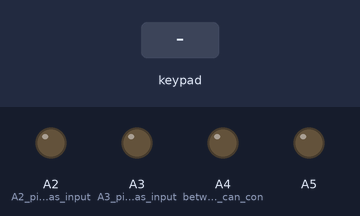
The sketch below on a simulated Arduino Uno, built with avr-gcc and run on an emulated ATmega328P. Shown: output pins drawn as LEDs (lit = HIGH). Wiring (inferred from the names in the program): 4×4 keypad with keys 1 2 3 A 4 5 6 B 7 8 9 C E 0 F D: rows pin 10, pin 11, pin 12, pin 13; columns pin 6, pin 7, pin 8, pin 9. The inputs (shaded band) are chosen by the test bench. Pins used as bus, display or sensor lines are not drawn.

Above: at 1.2 s.
1.3 s: keypad keys 1 2 A pressed 0.4 s apart
At 4.0 s:
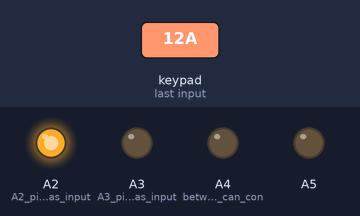
5.2 s: key '4' pressed
At 6.4 s:
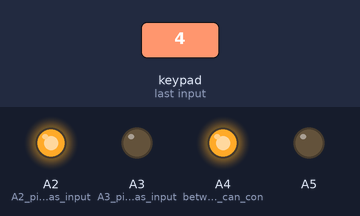
6.8 s: key '7' pressed
At 7.6 s:
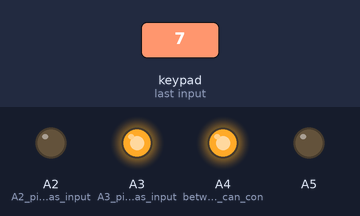
8.4 s: key '1' pressed
At 8.9 s:
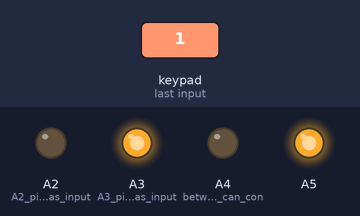
10.0 s: key 'A' pressed
At 11.3 s:
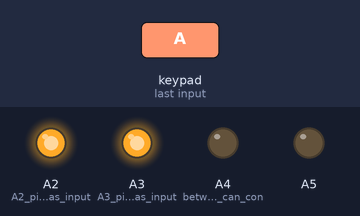
Timing chart, 0 to 12.6 s (numbered marks = the images above; inputs shaded):
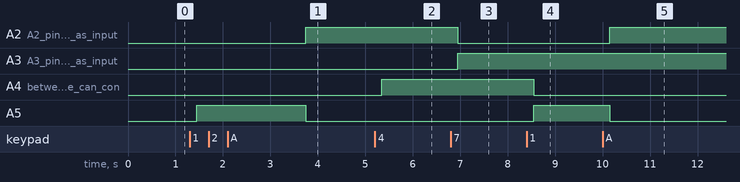

Measured:
- after the input at 1.3 s, A2 (A2_pin_is_taken_as_input): LOW → HIGH after 2.5 s; A5: LOW → HIGH after 0.15 s, → LOW 2.3 s later
- after the input at 5.2 s, A4 (between_2_pins_we_can_con): LOW → HIGH after 0.15 s
- after the input at 6.8 s, A2 (A2_pin_is_taken_as_input): HIGH → LOW after 0.15 s; A3 (A3_pin_is_taken_as_input): LOW → HIGH after 0.15 s
- after the input at 8.4 s, A4 (between_2_pins_we_can_con): HIGH → LOW after 0.15 s; A5: LOW → HIGH after 0.15 s
- after the input at 10.0 s, A2 (A2_pin_is_taken_as_input): LOW → HIGH after 0.15 s; A5: HIGH → LOW after 0.15 s

The sketch:

interfacing_keypad_matrix_and_charlieplexing_led.ino
```cpp
/*Arduino IDE version: 1.8.3
Tested on: ARBD 1
Microcontroller: Atmega 328 p
written by: Anurag Aggarwal
Date: 06/16/2019*/

void setup()
{
  pinMode(6,OUTPUT);     //0th column pin of keyboard matrix
  pinMode(7,OUTPUT);     //1st column pin of keyboard matrix
  pinMode(8,OUTPUT);     //2nd column pin of keyboard matrix
  pinMode(9,OUTPUT);     //3rd column pin of keyboard matrix
  pinMode(10,INPUT);     //0th row pin of keyboard matrix
  pinMode(11,INPUT);     //1st row pin of keyboard matrix
  pinMode(12,INPUT);     //2nd row pin of keyboard matrix
  pinMode(13,INPUT);     //3rd row pin of keyboard matrix
  Serial.begin(9600);    //it start the serial monitor whose baud rate is 9600 bits/sec

}

int pattern[4] = {8, 4, 2, 1};       //here 8 means 0b1000, 4 means 0b0100,.....
int key[4][4] = {{1, 2, 3, 10}, {4, 5, 6, 11}, {7, 8, 9, 12}, {14, 0, 15, 13}};    //buttons on keypad matrix is in integer format
int column[4] = {6, 7, 8, 9};        //D6, D7, D8, D9 pins are connected with column of keypad matrix
int row[4] = {10, 11, 12, 13};       //D10, D11, D12, D13 pins are connected with row of keypad matrix

void loop()
{
  for (int i = 0; i <= 3; i++)
  {
    col_on(pattern[i]);        //Calling col_on function and passing patterns
    int j=row_read();          //Storing the values of the rows reading value from the user
    if(j!=6)                   //Indicating that one of the keys has been pressed
    {
      if (key[j][i] == 1)      //if 1st key is preesed
      {
       //12 pins of charlieplexing led are connected with 4 pins
        pinMode(A2,INPUT);       //A2 pin is taken as input to give high impedence
        pinMode(A3,INPUT);       //A3 pin is taken as input to give high impedence
        pinMode(A4,OUTPUT);      //between 2 pins we can connect only 2 led
        pinMode(A5,OUTPUT);

        digitalWrite(A5,HIGH);   //out of 2 led, we give high to 1 led so it will glow
        digitalWrite(A4, LOW);
        delay(1000);             // wait for 1 sec
      }
      else if (key[j][i] == 2)
      {
        pinMode(A2, INPUT);
        pinMode(A3, OUTPUT);
        pinMode(A4, INPUT);
        pinMode(A5, OUTPUT);

        digitalWrite(A5, HIGH);
        digitalWrite(A3, LOW);
        delay(1000);
      }
      else if (key[j][i] == 3)
      {
        pinMode(A2, OUTPUT);
        pinMode(A3, INPUT);
        pinMode(A4, INPUT);
        pinMode(A5, OUTPUT);

        digitalWrite(A5, HIGH);
        digitalWrite(A2, LOW);
        delay(1000);
      }
      else if (key[j][i] == 4)
      {
        pinMode(A2, INPUT);
        pinMode(A3, OUTPUT);
        pinMode(A4, OUTPUT);
        pinMode(A5, INPUT);

        digitalWrite(A4, HIGH);
        digitalWrite(A3, LOW);
        delay(1000);
      }
      else if (key[j][i] == 5)
      {
        pinMode(A2, OUTPUT);
        pinMode(A3, INPUT);
        pinMode(A4, OUTPUT);
        pinMode(A5, INPUT);

        digitalWrite(A4, HIGH);
        digitalWrite(A2, LOW);
        delay(1000);
      }
      else if (key[j][i] == 6)
      {
        pinMode(A2, INPUT);
        pinMode(A3, INPUT);
        pinMode(A4, OUTPUT);
        pinMode(A5, OUTPUT);

        digitalWrite(A4, HIGH);
        digitalWrite(A5, LOW);
        delay(1000);
      }
      else if (key[j][i] == 7)
      {
        pinMode(A2, OUTPUT);
        pinMode(A3, OUTPUT);
        pinMode(A4, INPUT);
        pinMode(A5, INPUT);

        digitalWrite(A3, HIGH);
        digitalWrite(A2, LOW);
        delay(1000);
      }
      else if (key[j][i] == 8)
      {
        pinMode(A2, INPUT);
        pinMode(A3, OUTPUT);
        pinMode(A4, INPUT);
        pinMode(A5, OUTPUT);

        digitalWrite(A3, HIGH);
        digitalWrite(A5, LOW);
        delay(1000);
      }
      else if (key[j][i] == 9)
      {
        pinMode(A2, INPUT);
        pinMode(A3, OUTPUT);
        pinMode(A4, OUTPUT);
        pinMode(A5, INPUT);

        digitalWrite(A3, HIGH);
        digitalWrite(A4, LOW);
        delay(1000);
      }
      else if (key[j][i] == 10)
      {
        pinMode(A2, OUTPUT);
        pinMode(A3, INPUT);
        pinMode(A4, INPUT);
        pinMode(A5, OUTPUT);

        digitalWrite(A2, HIGH);
        digitalWrite(A5, LOW);
        delay(1000);
      }
      else if (key[j][i] == 11)
      {
        pinMode(A2, OUTPUT);
        pinMode(A3, INPUT);
        pinMode(A4, OUTPUT);
        pinMode(A5, INPUT);

        digitalWrite(A2, HIGH);
        digitalWrite(A4, LOW);
        delay(1000);
      }
      else if (key[j][i] == 12)
      {
        pinMode(A2, OUTPUT);
        pinMode(A3, OUTPUT);
        pinMode(A4, INPUT);
        pinMode(A5, INPUT);

        digitalWrite(A2, HIGH);
        digitalWrite(A3, LOW);
        delay(1000);
      }
    }
  }
}

int row_read() {
  if (digitalRead(row[0]))
  { while (digitalRead(row[0]));
    return 0;
  }
  if (digitalRead(row[1]))
  { while (digitalRead(row[1]));
    return 1;
  }
  if (digitalRead(row[2]))
  { while (digitalRead(row[2]));
    return 2;
  }
  if (digitalRead(row[3]))
  { while (digitalRead(row[3]));
    return 3;
  }

  return 6;

}

void col_on(int pattern)
{
  digitalWrite(column[0], pattern == 8);
  digitalWrite(column[1], pattern == 4);
  digitalWrite(column[2], pattern == 2);
  digitalWrite(column[3], pattern == 1);
}
```
